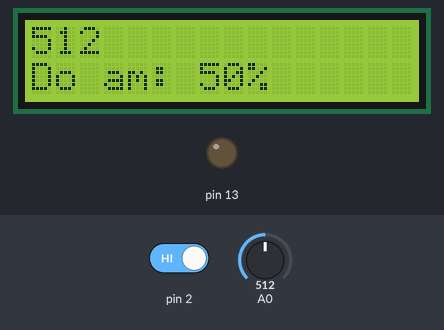
Bench run of a sketch on a simulated Arduino Uno, built with avr-gcc and run on an emulated ATmega328P. Shown: 16×2 character LCD, output pins drawn as LEDs (lit = HIGH). The inputs (shaded band) are chosen by the test bench; at power-on: A0 = 512, pin 2 HIGH.

Above: at 1.2 s.
1.3 s: A0 set to 107
At 2.8 s:
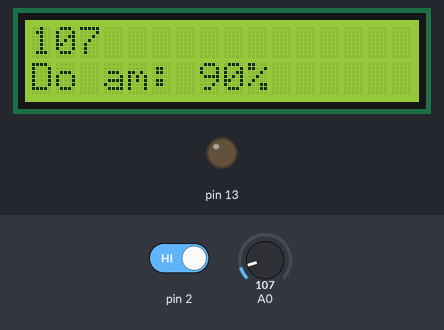
3.6 s: A0 set to 90
At 5.3 s:
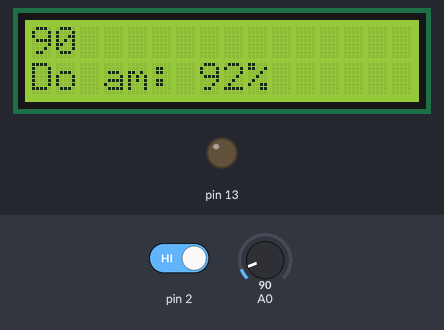
5.6 s: A0 set to 11
At 7.1 s:
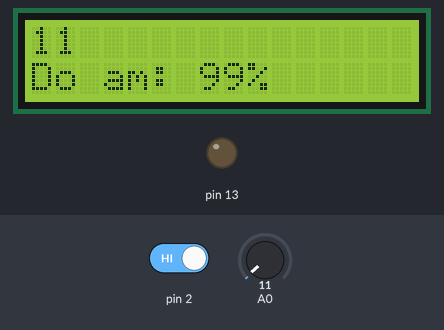
7.6 s: A0 set to 8
At 8.7 s:
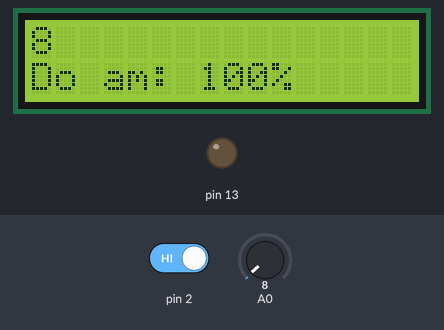
9.7 s: A0 set to 122
At 11.4 s:
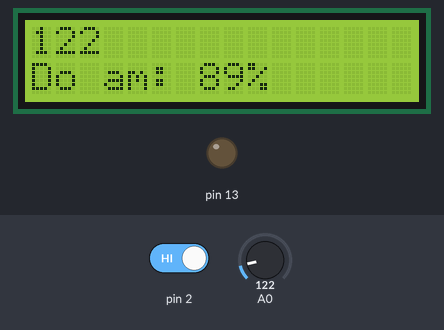
11.7 s: pin 2 driven LOW
At 13.1 s:
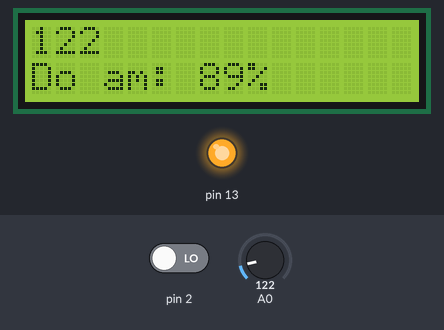
Timing chart, 0 to 14.7 s (numbered marks = the images above; inputs shaded):
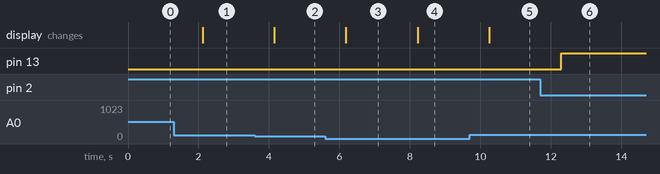

Measured:
- the behaviour switches between 100 and 99 on A0 (found by bisection; images 1 and 2)
- the behaviour switches between 10 and 9 on A0 (found by bisection; images 3 and 4)
- after the input at 1.3 s, the display: changes after 0.82 s (image 1)
- after the input at 3.6 s, the display: changes after 0.55 s (image 2)
- after the input at 5.6 s, the display: changes after 0.59 s (image 3)
- after the input at 7.6 s, the display: changes after 0.62 s (image 4)
- after the input at 9.7 s, the display: changes after 0.55 s (image 5)
- after the input at 11.7 s, pin 13: LOW → HIGH after 0.59 s

The sketch:

DoAmDat_LCD.ino
```cpp
#include <Wire.h>
#include <LiquidCrystal_I2C.h>

LiquidCrystal_I2C lcd(0x27,16,2);

void setup()
{
  lcd.init();
  lcd.backlight();
  pinMode (2, INPUT);
  pinMode(A0, INPUT);
  pinMode (13, OUTPUT);
}

void loop()
{
  int value = analogRead(A0);     // Ta sẽ đọc giá trị hiệu điện thế của cảm biến
                                      // Giá trị được số hóa thành 1 số nguyên có giá trị
                                      // trong khoảng từ 0 đến 1023
  lcd.setCursor(0,0);
  lcd.println(value);//Xuất ra serial Monitor

  int percent = map(value, 0, 1023, 100, 0);
  lcd.setCursor(0,1);
  lcd.print("Do am: ");
  lcd.print(percent);
  lcd.println('%');
  //lcd.println("-----------");

  // Đọc giá trị D0 rồi điều khiển Led 13...Các bạn cũng có thể điều khiển bơm nước thông qua rơle....
  if (digitalRead (2) == 0)
  {
   digitalWrite (13, HIGH);
  }
  else{
  digitalWrite (13, LOW);
       }
  delay(1000);
}
```
